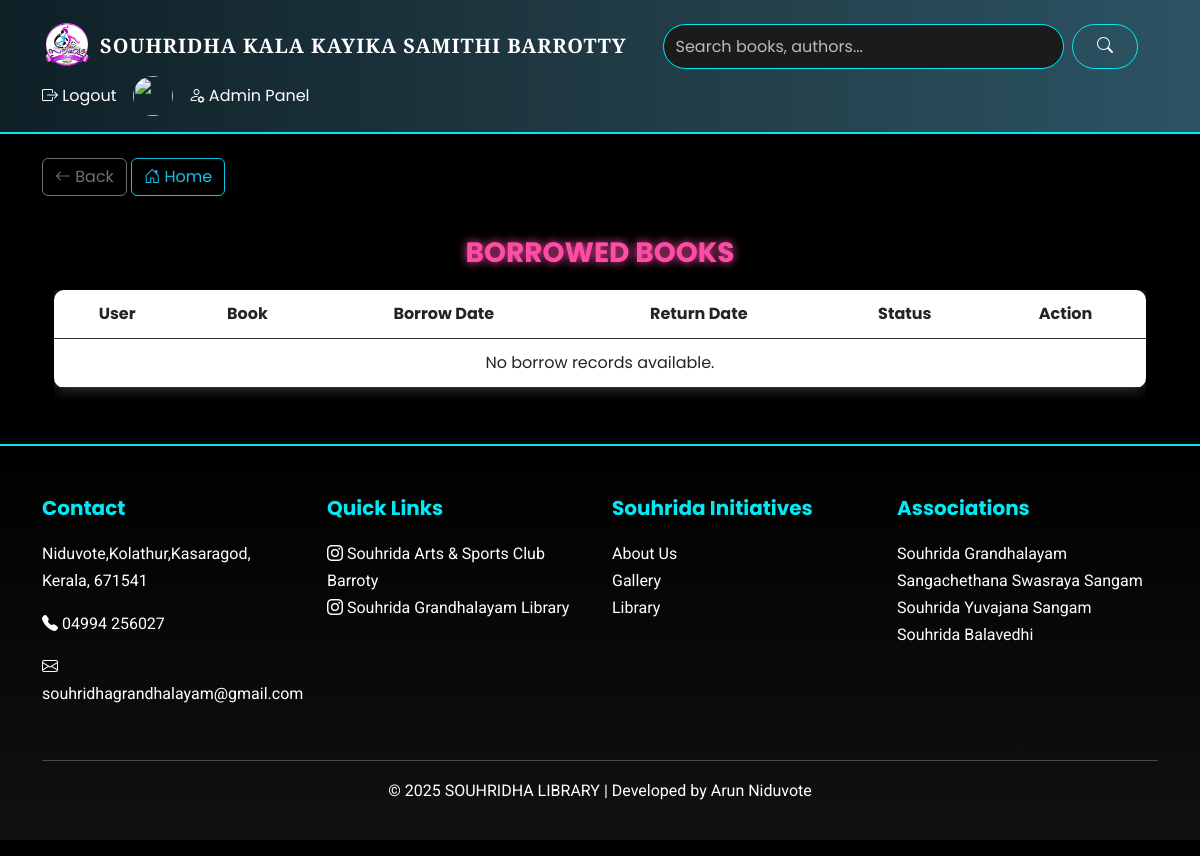
Page /librarian_borrows/ (signed in) on the earlier database version.
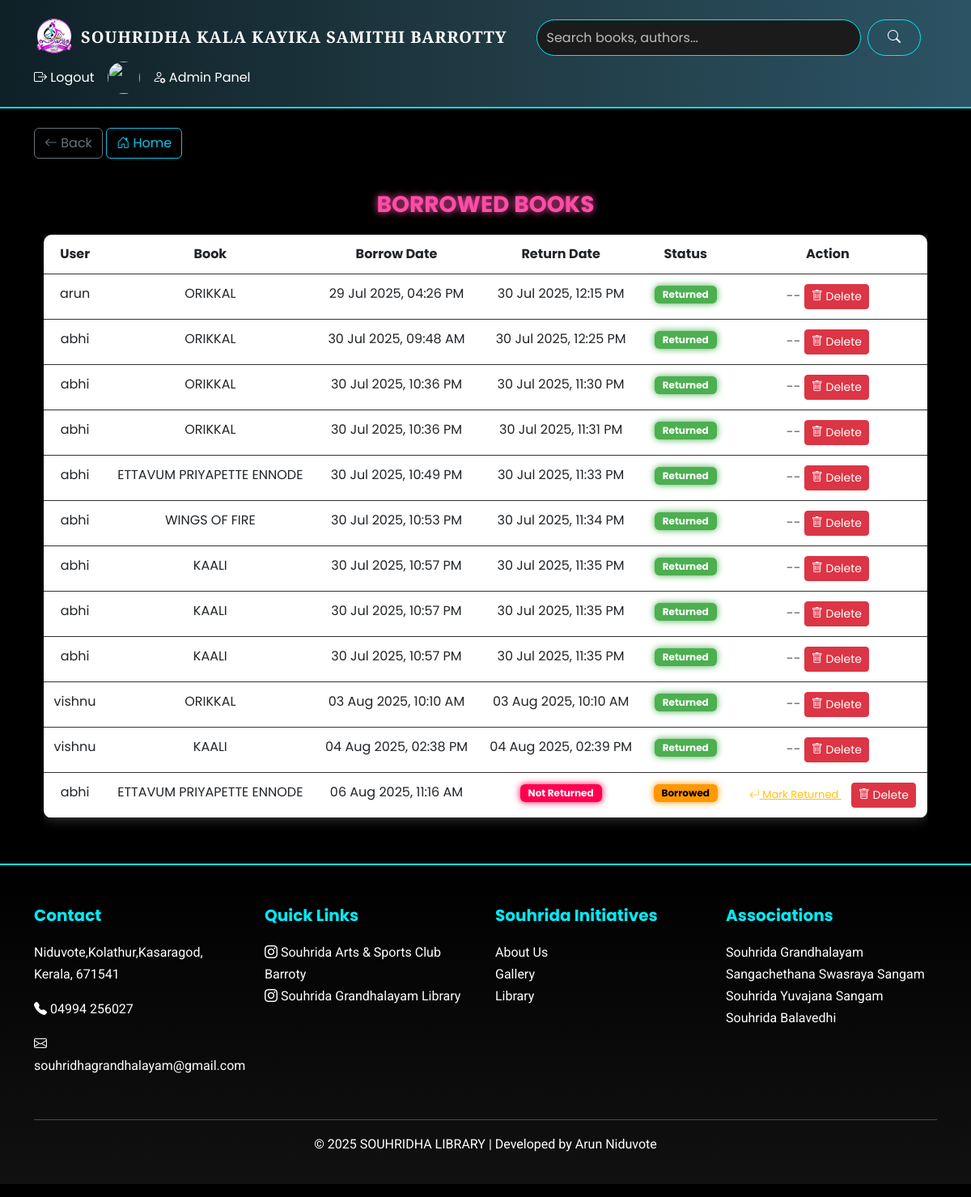
Same page on the later database version.
### libraryapp/models.py (models this page shows, shortened)
class Borrow(models.Model):
    user=models.ForeignKey(User,on_delete=models.CASCADE)
    book=models.ForeignKey('Book',on_delete=models.CASCADE)
    borrow_date=models.DateTimeField(default=timezone.now)
    return_date=models.DateTimeField(null=True,blank=True)

class Book(models.Model):
    book_no=models.CharField(max_length=20,unique=True)
    name=models.CharField(max_length=40)
    author=models.CharField(max_length=40)
    category=models.ForeignKey(Category,on_delete=models.CASCADE,null=True,blank=True)
    image=models.ImageField(upload_to='books',null=True,blank=True)
    created_at = models.DateTimeField(auto_now_add=True)
    updated_at = models.DateTimeField(auto_now=True)
    is_available = models.BooleanField(default=True)
    total_copies = models.PositiveIntegerField(default=1)
    available_copies = models.PositiveIntegerField(default=1)
    added_by = models.ForeignKey(User, on_delete=models.SET_NULL, null=True, blank=True)
    @property
    def is_available(self):
        return self.available_copies > 0

### libraryapp/views.py (the view)
# urls.py: path('librarian_borrows/', all_borrowsfn, name='all_borrows'),
@login_required
def all_borrowsfn(request):
    if not is_librarian_or_admin(request.user):
        return render(request, 'Access_denied.html')
    borrows = Borrow.objects.select_related('book', 'user').all()
    return render(request, 'all_borrows.html', {'borrows': borrows})

### libraryapp/views.py (called while the page is built)
def is_librarian_or_admin(user):
    return user.is_superuser or user.groups.filter(name='Librarian').exists()

### libraryapp/templates/all_borrows.html (shortened to what this page needs)
{% extends 'base.html' %}
{% load static %}
{% block extra_css %}
<link rel="stylesheet" href="{% static 'css/all_borrows.css' %}">
{% endblock %}
{% block content %}
<div class="container mt-4">
    <h2 class="page-title">Borrowed Books</h2>
    <div class="table-responsive">
        <table class="table custom-table">
            <thead>
                <tr>
                    <th>User</th>
                    <th>Book</th>
                    <th>Borrow Date</th>
                    <th>Return Date</th>
                    <th>Status</th>
                    <th>Action</th>
                </tr>
            </thead>
            <tbody>
                {% for borrow in borrows %}
                <tr>
                    <td>{{ borrow.user.username }}</td>
                    <td>{{ borrow.book.name }}</td>
                    <td>{{ borrow.borrow_date|date:"d M Y, h:i A" }}</td>
                    <td>
                        {% if borrow.return_date %}
                            {{ borrow.return_date|date:"d M Y, h:i A" }}
                        {% else %}
                            <span class="badge badge-pending">Not Returned</span>
                        {% endif %}
                    </td>
                    <td>
                        {% if borrow.return_date %}
                            <span class="badge badge-returned">Returned</span>
                        {% else %}
                            <span class="badge badge-borrowed">Borrowed</span>
                        {% endif %}
                    </td>
                    <td>
                        {% if not borrow.return_date %}
                            <a href="{% url 'librarian_return_book' borrow.id %}" class="neon-btn warn">
                                <i class="bi bi-arrow-return-left"></i> Mark Returned
                            </a>
                        {% else %}
                            <span class="text-muted">--</span>
                        {% endif %}
                       <form action="{% url 'delete_borrow' borrow.id %}" method="post" style="display:inline;"
                            onsubmit="return confirm('Are you sure you want to delete this borrow history?');">
                            <button type="submit" class="btn btn-sm btn-danger">
                                <i class="bi bi-trash"></i> Delete
                            </button>
                        </form>
                    </td>
                </tr>
                {% empty %}
                <tr>
                    <td colspan="6" class="text-center">No borrow records available.</td>
                </tr>
                {% endfor %}
            </tbody>
        </table>
    </div>
</div>
{% endblock %}

### libraryapp/templates/base.html (shortened to what this page needs)
{% load static %}
{% load user_tags %}
<!DOCTYPE html>
<html lang="en">
<head>
    <link rel="stylesheet" href="{% static 'css/base.css' %}">
    <link href="https://cdn.jsdelivr.net/npm/bootstrap@5.3.0/dist/css/bootstrap.min.css" rel="stylesheet">
    <link rel="stylesheet" href="https://cdn.jsdelivr.net/npm/bootstrap-icons/font/bootstrap-icons.css">
    {% block extra_css %}{% endblock %}
</head>
<body>
<nav class="navbar navbar-dark bg-dark py-3 shadow-lg">
    <div class="container d-flex justify-content-between align-items-center">
        <a class="navbar-brand fw-bold d-flex align-items-center" href="/">
            <img src="{% static 'images/club_logo.png' %}"
                 alt="Library Logo"
                 class="me-2"
                 style="width:50px; height:50px; object-fit:cover; border-radius:50%;">
            SOUHRIDHA KALA KAYIKA SAMITHI BARROTTY <br>
        </a>
        <form action="/search" method="get" class="d-flex" style="flex-grow: 1; max-width: 500px; margin: 0 20px;">
            <input type="text" name="srch" class="form-control me-2" placeholder="Search books, authors..." style="height:45px; font-size:16px;">
            <button type="submit" class="btn btn-outline-light px-4">
                <i class="bi bi-search"></i>
            </button>
        </form>
       <div class="d-flex align-items-center">
    {% if user.is_authenticated %}
        <a class="nav-link text-white me-3" href="/logout">
            <i class="bi bi-box-arrow-right"></i> Logout
        </a>
        <a href="/profile" class="d-flex align-items-center me-3">
            {% if user.profile.profile_pic %}
                <img src="{{ user.profile.profile_pic.url }}" class="rounded-circle" width="40" height="40">
            {% else %}
                <img src="{% static 'images/default.png' %}" class="rounded-circle" width="40" height="40">
            {% endif %}
        </a>
        {% if user.is_superuser or user|has_group:"Librarian" %}
            <a class="nav-link text-white" href="/adminpanel">
                <i class="bi bi-person-gear"></i> Admin Panel
            </a>
        {% endif %}
    {% endif %}
</div>
    </div>
</nav>
<main class="container mt-4">
    {% if request.path != '/' %}
        <a href="javascript:history.back()" class="btn btn-outline-secondary mb-3">
            <i class="bi bi-arrow-left"></i> Back
        </a>
    {% endif %}
    {% if request.path != '/' %}
        <a href="{% url 'home' %}" class="btn btn-outline-info mb-3">
            <i class="bi bi-house-door"></i> Home
        </a>
    {% endif %}
    {% block content %}{% endblock %}
</main>
<footer class="footer text-white text-center py-3 mt-4">
    <div class="footer-dark">
        <div class="container">
            <div class="row text-start">
                <div class="col-md-3">
                    <h5>Contact</h5>
                    <p>Niduvote,Kolathur,Kasaragod,<br>Kerala, 671541</p>
                    <p><i class="bi bi-telephone-fill"></i> 04994 256027</p>
                    <p><i class="bi bi-envelope"></i> souhridhagrandhalayam@gmail.com</p>
                </div>
                <div class="col-md-3">
                    <h5>Quick Links</h5>
                    <ul class="list-unstyled">
                        <li><a href="https://www.instagram.com/souhrida_barroty/" target="_blank">
                            <i class="bi bi-instagram"></i> Souhrida Arts & Sports Club Barroty
                        </a></li>
                        <li><a href="https://www.instagram.com/souhrida_grandhalayam/" target="_blank">
                            <i class="bi bi-instagram"></i> Souhrida Grandhalayam Library
                        </a></li>
                    </ul>
                </div>
                <div class="col-md-3">
                    <h5>Souhrida Initiatives </h5>
                    <ul class="list-unstyled">
                        <li><a href="#">About Us</a></li>
                        <li><a href="#">Gallery</a></li>
                        <li><a href="#">Library</a></li>
                    </ul>
                </div>
                <div class="col-md-3">
                    <h5>Associations</h5>
                    <ul class="list-unstyled">
                        <li>Souhrida Grandhalayam</li>
                        <li>Sangachethana Swasraya Sangam</a></li>
                        <li>Souhrida Yuvajana Sangam</li>
                        <li>Souhrida Balavedhi</li>
                    </ul>
                </div>
            </div>
            <hr class="text-light">
            <p>© 2025 SOUHRIDHA LIBRARY | Developed by Arun Niduvote</p>
        </div>
    </div>
</footer>
</body>
</html>

### libraryapp/static/css/base.css (style rules this page uses)
.navbar { background: linear-gradient(90deg, #0f2027, #203a43, #2c5364); box-shadow: 0 4px 15px rgba(0, 0, 0, 0.5); border-bottom: 2px solid #03e9f4; }
.navbar .form-control { border-radius: 25px; border: 1px solid #03e9f4; background: #1b1b1b; color: #fff; box-shadow: none; transition: 0.3s; }
.navbar .form-control::placeholder { color: #bbb; }
.navbar-brand { font-family: 'Playfair Display', serif; font-size: 1.4rem; color: #ffffff !important; letter-spacing: 1px; text-shadow: none; transition: transform 0.3s ease; }
.navbar .btn-outline-light { border-radius: 25px; border: 1px solid #03e9f4; color: #fff !important; background: transparent; }
.footer-dark { background: linear-gradient(180deg, #000, #111); color: #ccc; padding: 50px 0 20px; font-size: 0.95rem; border-top: 2px solid #03e9f4; width: 100%; }
.footer-dark .row { display: flex; justify-content: space-between; flex-wrap: wrap; }
.footer-dark .col-md-3 { flex: 1; min-width: 200px; margin-bottom: 20px; }
.footer-dark h5 { margin-bottom: 20px; font-size: 1.25rem; font-weight: bold; color: #03e9f4; font-family: 'Poppins', sans-serif; }
.footer-dark p, .footer-dark li, .footer-dark a { font-weight: normal; font-family: 'Roboto', sans-serif; color: #ffffff; font-size: 1rem; text-decoration: none; line-height: 1.7; }
html, body { height: auto; margin: 0; }
body { display: block; }

### libraryapp/static/css/all_borrows.css (style rules this page uses)
body { background: #000; color: #fff; font-family: 'Poppins', sans-serif; }
.page-title { text-align: center; color: #ff4da6; font-size: 28px; font-weight: bold; margin-bottom: 20px; text-transform: uppercase; text-shadow: 0 0 10px #ff4da6; }
.custom-table { width: 100%; background: #111; border-radius: 10px; overflow: hidden; box-shadow: 0 0 15px #444; border-collapse: collapse; }
.custom-table thead { background: #222; color: #03e9f4; }
.custom-table th, .custom-table td { padding: 12px; text-align: center; border-bottom: 1px solid #333; }
.badge-borrowed { background: #ff9800; color: #000; font-weight: bold; padding: 5px 10px; border-radius: 6px; box-shadow: 0 0 8px #ff9800; }
.badge-returned { background: #4caf50; color: #fff; font-weight: bold; padding: 5px 10px; border-radius: 6px; box-shadow: 0 0 8px #4caf50; }
.badge-pending { background: #ff004f; color: #fff; font-weight: bold; padding: 5px 10px; border-radius: 6px; box-shadow: 0 0 8px #ff004f; }
.neon-btn.warn { border-color: #ffc107; color: #ffc107; font-size: 13px; padding: 6px 12px; }

Differences in the rows shown:
added Borrow: user.username "arun", book.name "ORIKKAL", borrow_date "29 Jul 2025, 04:26 PM", return_date "30 Jul 2025, 12:15 PM", shows "Returned"
added Borrow: user.username "abhi", book.name "ORIKKAL", borrow_date "30 Jul 2025, 09:48 AM", return_date "30 Jul 2025, 12:25 PM", shows "Returned"
added Borrow: user.username "abhi", book.name "ORIKKAL", borrow_date "30 Jul 2025, 10:36 PM", return_date "30 Jul 2025, 11:30 PM", shows "Returned"
added Borrow: user.username "abhi", book.name "ORIKKAL", borrow_date "30 Jul 2025, 10:36 PM", return_date "30 Jul 2025, 11:31 PM", shows "Returned"
added Borrow: user.username "abhi", book.name "ETTAVUM PRIYAPETTE ENNODE", borrow_date "30 Jul 2025, 10:49 PM", return_date "30 Jul 2025, 11:33 PM", shows "Returned"
added Borrow: user.username "abhi", book.name "WINGS OF FIRE", borrow_date "30 Jul 2025, 10:53 PM", return_date "30 Jul 2025, 11:34 PM", shows "Returned"
added Borrow: user.username "abhi", book.name "KAALI", borrow_date "30 Jul 2025, 10:57 PM", return_date "30 Jul 2025, 11:35 PM", shows "Returned"
added Borrow: user.username "abhi", book.name "KAALI", borrow_date "30 Jul 2025, 10:57 PM", return_date "30 Jul 2025, 11:35 PM", shows "Returned"
added Borrow: user.username "abhi", book.name "KAALI", borrow_date "30 Jul 2025, 10:57 PM", return_date "30 Jul 2025, 11:35 PM", shows "Returned"
added Borrow: user.username "vishnu", book.name "ORIKKAL", borrow_date "03 Aug 2025, 10:10 AM", return_date "03 Aug 2025, 10:10 AM", shows "Returned"
added Borrow: user.username "vishnu", book.name "KAALI", borrow_date "04 Aug 2025, 02:38 PM", return_date "04 Aug 2025, 02:39 PM", shows "Returned"
added Borrow: user.username "abhi", book.name "ETTAVUM PRIYAPETTE ENNODE", borrow_date "06 Aug 2025, 11:16 AM", shows "Not Returned", shows "Borrowed", shows "Mark Returned"
Other differences:
text no longer shown: "No borrow records available."
